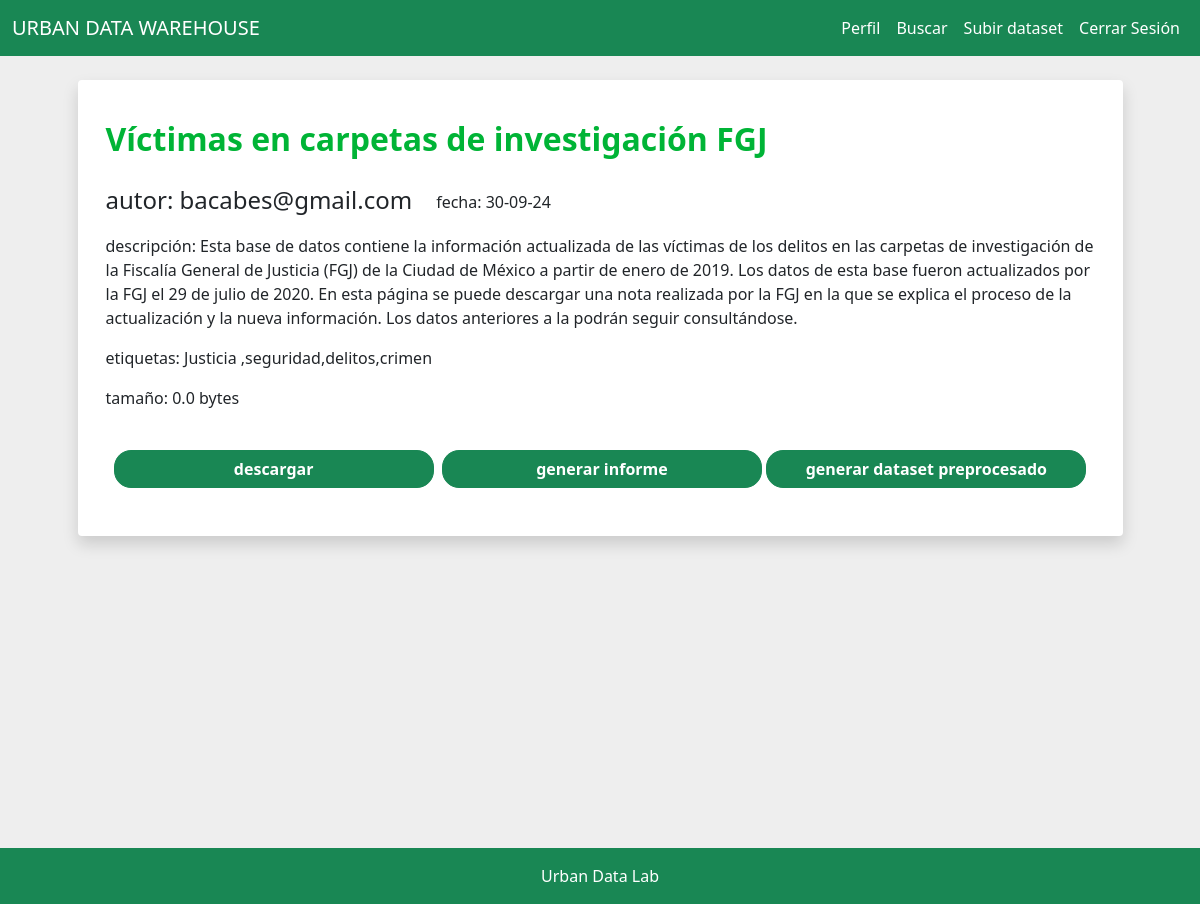
Page /view/6 (signed in) on the committed database.
### tables this page shows
CREATE TABLE datasets (
            id INTEGER PRIMARY KEY AUTOINCREMENT,
            user_id INTEGER NOT NULL,
            name TEXT NOT NULL,
            description TEXT,
            upload_date DATE NOT NULL,
            tag TEXT,
            size REAL,
            has_report BOOLEAN NOT NULL,
            FOREIGN KEY(user_id) REFERENCES users(id)
        );

CREATE TABLE users (
            id INTEGER PRIMARY KEY AUTOINCREMENT,
            username TEXT NOT NULL UNIQUE,
            password_hash TEXT NOT NULL
        );

### routes.py (the view, shortened to what this page needs)
@app.route('/view/<int:dataset_id>', methods=['GET', 'POST'])
@login_required
def view(dataset_id):
    db = get_db()
    cursor = db.cursor()
    cursor.execute('''
        SELECT datasets.id, datasets.name, datasets.description, datasets.upload_date, datasets.tag, datasets.size, datasets.has_report, users.username
        FROM datasets
        JOIN users ON datasets.user_id = users.id
        WHERE datasets.id = ?
    ''', (dataset_id,))
    dataset = cursor.fetchone()
    if not dataset:
        flash('dataset no encontrado.', 'danger')
        return redirect(url_for('search'))
    dataset_id, name, description, upload_date, tag, size, has_report, username = dataset
    archivo_original = None
    extension = ""
    for file in os.listdir(DATASET_DIRECTORY):
        base, ext = os.path.splitext(file)
        if base == str(dataset_id):
            archivo_original = file
            extension = ext
            break
    ruta_original = os.path.join(DATASET_DIRECTORY, archivo_original) if archivo_original else None
    pdf_path = os.path.join(REPORT_DIRECTORY, f"{dataset_id}.pdf")
    pdf_exists = os.path.exists(pdf_path) and has_report == 1
    processed_path = os.path.join(PROCESSED_DIRECTORY, f"{dataset_id}.csv")
    processed_exists = os.path.exists(processed_path)
    return render_template('view.html',
                           dataset_id=dataset_id,
                           name=name,
                           description=description,
                           upload_date=upload_date,
                           tag=tag,
                           size=size,
                           username=username,
                           pdf_exists=pdf_exists,
                           processed_exists=processed_exists)

### __init__.py (called while the page is built)
def get_db():
    db = getattr(g, '_database', None)
    if db is None:
        db = g._database = sqlite3.connect(DATABASE)
    return db

@app.teardown_appcontext
def close_connection(exception):
    db = getattr(g, '_database', None)
    if db is not None:
        db.close()

### models.py (called while the page is built)
@login_manager.user_loader
def load_user(user_id):
    return User.get(user_id)

    @staticmethod
    def get(user_id):
        db = get_db()
        cursor = db.cursor()
        cursor.execute("SELECT * FROM users WHERE id = ?", (user_id,))
        user = cursor.fetchone()
        if not user:
            return None
        return User(id=user[0], username=user[1], password_hash=user[2])

### templates/view.html (shortened to what this page needs)
{% extends "base.html" %}
{% block content %}
<div class="row justify-content-center">
    <div class="col-md-11 ">
        <div class="row">
            <div class="bg-white shadow rounded-1">
                <br>
                <div class="d-flex justify-content-start">
                    <h2 class="fw-bold ms-3 mt-3 mb-4 iverde">{{ name }}</h2>
                </div>
                <div class="ms-3 me-2 mt-1 mb-2">
                    <div class="d-flex">
                        <h4 class="">autor: {{ username }}</h4>
                        <p class="ms-4 mt-1">fecha: {{ upload_date }}</p>
                    </div>
                    <div class="mb-1 mt-1">
                        <p>descripción: {{ description }}</p>
                    </div>
                    <p>etiquetas: {{ tag }}</p>
                    <p>tamaño: {{ size }} bytes</p>
                </div>
                <form method="POST" action="{{ url_for('view', dataset_id=dataset_id) }}">
                    <br/>
                    <div class="d-flex align-items-center ms-4 me-4">
                        <button type="submit" class="btn btn-success esperanza flex-grow-1 gordito ojo me-1 fw-bold" name="action" value="download">descargar</button>
                        {% if not pdf_exists %}
                        <button type="submit" class="btn btn-success esperanza flex-grow-1 gordito ojo ms-1 fw-bold" name="action" value="report">generar informe</button>
                        {% else %}
                        <button type="submit" class="btn btn-secondary flex-grow-1 gordito ojo ms-1 fw-bold" disabled>reporte generado</button>
                        {% endif %}
                        {% if not processed_exists %}
                        <button type="submit" class="btn btn-success esperanza flex-grow-1 gordito ojo ms-1 fw-bold" name="action" value="proccessed">generar dataset preprocesado</button>
                        {% else %}
                        <button type="submit" class="btn btn-success esperanza flex-grow-1 gordito ojo ms-1 fw-bold" name="action" value="download_processed">descargar dataset preprocesado</button>
                        {% endif %}
                    </div>
                    <br/>
                </form>
                <br>
            </div>
        </div>
    </div>
</div>
{% endblock %}

### static/basic.css (style rules this page uses)
:root { --principal: #00711c; --principal2:rgba(0, 165, 41, 0.256)d; --principallight: #5cab60d7; --secundario: #00b41e; --secundariolight: #63de7b6a; }
body { margin: 0; padding: 0; overflow-x: hidden; background-color: #eeeeee; }
.esperanza { border-radius: 17px; }
.gordito { width: 100%; }
.iverde { color: #00b436; }

### rows in the picture
datasets: name "Víctimas en carpetas de investigación FGJ", upload_date "30-09-24", description "Esta base de datos contiene la información actualizada de las víctimas de los delitos en las carpetas de investigación de la Fiscalía General de Justicia (FGJ) de la Ciudad de México a partir de enero de 2019. Los datos de esta base fueron actualizados por la FGJ el 29 de julio de 2020. En esta página se puede descargar una nota realizada por la FGJ en la que se explica el proceso de la actualización y la nueva información. Los datos anteriores a la podrán seguir consultándose.", tag "Justicia ,seguridad,delitos,crimen", size "0.0"
users: username "bacabes@gmail.com"
